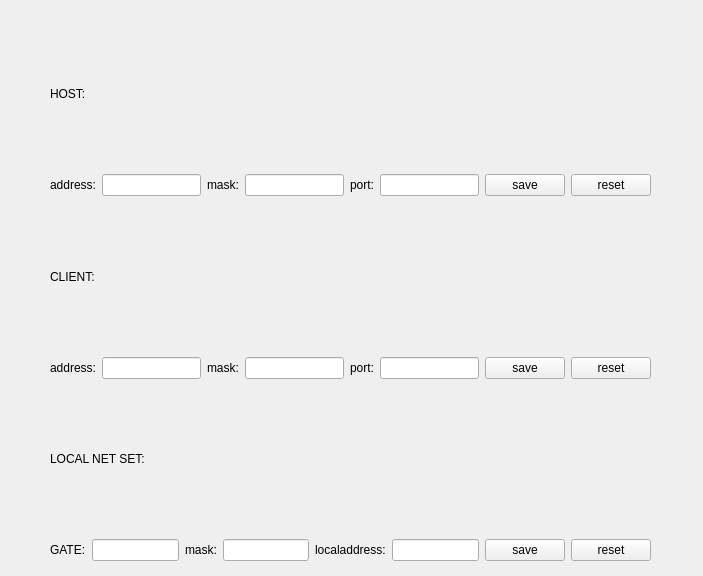
<?xml version="1.0" encoding="UTF-8"?>
<ui version="4.0">
 <class>TcpUdpSetForm</class>
 <widget class="QWidget" name="TcpUdpSetForm">
  <property name="geometry">
   <rect>
    <x>0</x>
    <y>0</y>
    <width>703</width>
    <height>576</height>
   </rect>
  </property>
  <property name="windowTitle">
   <string>Form</string>
  </property>
  <widget class="QWidget" name="verticalLayoutWidget">
   <property name="geometry">
    <rect>
     <x>50</x>
     <y>20</y>
     <width>601</width>
     <height>541</height>
    </rect>
   </property>
   <layout class="QVBoxLayout" name="verticalLayout">
    <item>
     <widget class="QLabel" name="label_4">
      <property name="text">
       <string>HOST:</string>
      </property>
     </widget>
    </item>
    <item>
     <layout class="QHBoxLayout" name="horizontalLayout_3">
      <item>
       <widget class="QLabel" name="label_3">
        <property name="text">
         <string>address:</string>
        </property>
       </widget>
      </item>
      <item>
       <widget class="QLineEdit" name="lineEdit_hostAddr"/>
      </item>
      <item>
       <widget class="QLabel" name="label_7">
        <property name="text">
         <string>mask:</string>
        </property>
       </widget>
      </item>
      <item>
       <widget class="QLineEdit" name="lineEdit_hostMask"/>
      </item>
      <item>
       <widget class="QLabel" name="label_10">
        <property name="text">
         <string>port:</string>
        </property>
       </widget>
      </item>
      <item>
       <widget class="QLineEdit" name="lineEdit_hostPort"/>
      </item>
      <item>
       <widget class="QPushButton" name="pushButton_hsave">
        <property name="text">
         <string>save</string>
        </property>
       </widget>
      </item>
      <item>
       <widget class="QPushButton" name="pushButton_hreset">
        <property name="text">
         <string>reset</string>
        </property>
       </widget>
      </item>
     </layout>
    </item>
    <item>
     <widget class="QLabel" name="label_5">
      <property name="text">
       <string>CLIENT:</string>
      </property>
     </widget>
    </item>
    <item>
     <layout class="QHBoxLayout" name="horizontalLayout">
      <item>
       <widget class="QLabel" name="label">
        <property name="text">
         <string>address:</string>
        </property>
       </widget>
      </item>
      <item>
       <widget class="QLineEdit" name="lineEdit_clientAddr"/>
      </item>
      <item>
       <widget class="QLabel" name="label_8">
        <property name="text">
         <string>mask:</string>
        </property>
       </widget>
      </item>
      <item>
       <widget class="QLineEdit" name="lineEdit_clientMask"/>
      </item>
      <item>
       <widget class="QLabel" name="label_11">
        <property name="text">
         <string>port:</string>
        </property>
       </widget>
      </item>
      <item>
       <widget class="QLineEdit" name="lineEdit_clientPort"/>
      </item>
      <item>
       <widget class="QPushButton" name="pushButton_cliSave">
        <property name="text">
         <string>save</string>
        </property>
       </widget>
      </item>
      <item>
       <widget class="QPushButton" name="pushButton_cliReset">
        <property name="text">
         <string>reset</string>
        </property>
       </widget>
      </item>
     </layout>
    </item>
    <item>
     <widget class="QLabel" name="label_6">
      <property name="text">
       <string>LOCAL NET SET:</string>
      </property>
     </widget>
    </item>
    <item>
     <layout class="QHBoxLayout" name="horizontalLayout_2">
      <item>
       <widget class="QLabel" name="label_2">
        <property name="text">
         <string>GATE:</string>
        </property>
       </widget>
      </item>
      <item>
       <widget class="QLineEdit" name="lineEdit_gate"/>
      </item>
      <item>
       <widget class="QLabel" name="label_9">
        <property name="text">
         <string>mask:</string>
        </property>
       </widget>
      </item>
      <item>
       <widget class="QLineEdit" name="lineEdit_localMask"/>
      </item>
      <item>
       <widget class="QLabel" name="label_localAddr">
        <property name="text">
         <string>localaddress:</string>
        </property>
       </widget>
      </item>
      <item>
       <widget class="QLineEdit" name="lineEdit_localAddr"/>
      </item>
      <item>
       <widget class="QPushButton" name="pushButton_save">
        <property name="text">
         <string>save</string>
        </property>
       </widget>
      </item>
      <item>
       <widget class="QPushButton" name="pushButton_reset">
        <property name="text">
         <string>reset</string>
        </property>
       </widget>
      </item>
     </layout>
    </item>
   </layout>
  </widget>
 </widget>
 <resources/>
 <connections/>
</ui>
